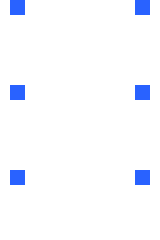
Frame 1 (no input)
Frame 60 (no input): identical to frame 1, image omitted
Frame 120 (the mouse pressed at the canvas centre since frame 60): identical to frame 1, image omitted

The p5.js sketch that drew this single still picture (run headless with seeded random() and noise() and a simulated clock; from frame 60 on, the mouse is pressed at the canvas centre):

// p5.js sketch
// ── sketch.js
// Define global variables
let filmSpeed = 0; // Initial film speed in frames per second
let targetSpeed = 0; // Target speed to ease to
let easing = 0.1; // Easing factor for easing to stop
let accelerationTime = 2; // Time to reach target speed (in seconds)
let maintainSpeedTime = 2; // Time to maintain target speed (in seconds)
let slowDownTime = 4; // Time to slow down to stop (in seconds)
let frameWidth = 160; // Width of the frame
let frameHeight = 240; // Height of the frame
let perforationSpacing = 85; // Spacing between perforations
let perforationSize = 15; // Size of the perforations (square)
let perforationMargin = 10; // Margin between perforations and edges
let filmPosition = 0; // Current position of the film
let lastInteractionTime = 0; // Time of the last interaction (click or scroll)

function setup() {
  createCanvas(frameWidth, frameHeight);
}

function draw() {
  background(255); // Set background color to white
  
  // Draw perforations along the left and right edges
  fill(41, 98, 255); // Set fill color to rgb(41, 98, 255)
  noStroke(); // Remove stroke (outline)
  for (let y = -perforationSpacing + filmPosition % perforationSpacing; y < height; y += perforationSpacing) {
    // Draw perforations on the left edge
    square(perforationMargin, y, perforationSize);
    // Draw perforations on the right edge
    square(width - perforationMargin - perforationSize, y, perforationSize);
  }
  
  // Update film position based on easing to the target speed
  filmPosition += (targetSpeed - filmSpeed) * easing;
  
  // Check if it's time to slow down after maintaining target speed
  if (millis() - lastInteractionTime > (accelerationTime + maintainSpeedTime) * 1000) {
    targetSpeed = 0; // Start slowing down
  }
}

function interact() {
  lastInteractionTime = millis(); // Update last interaction time
  targetSpeed = 288; // Set target speed twice as fast
}

function mouseWheel(event) {
  interact();
}

function mouseClicked() {
  interact();
}
